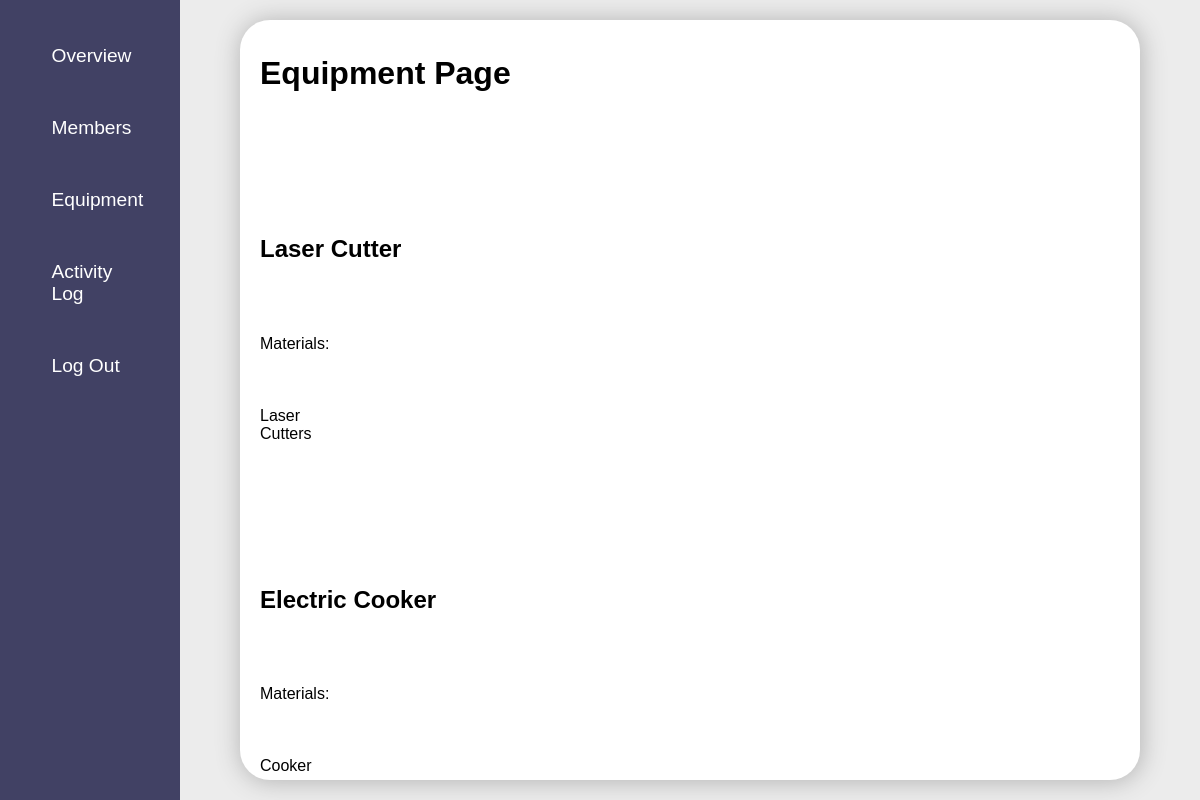
Page /a_equipment/ (signed in) on the earlier database version.
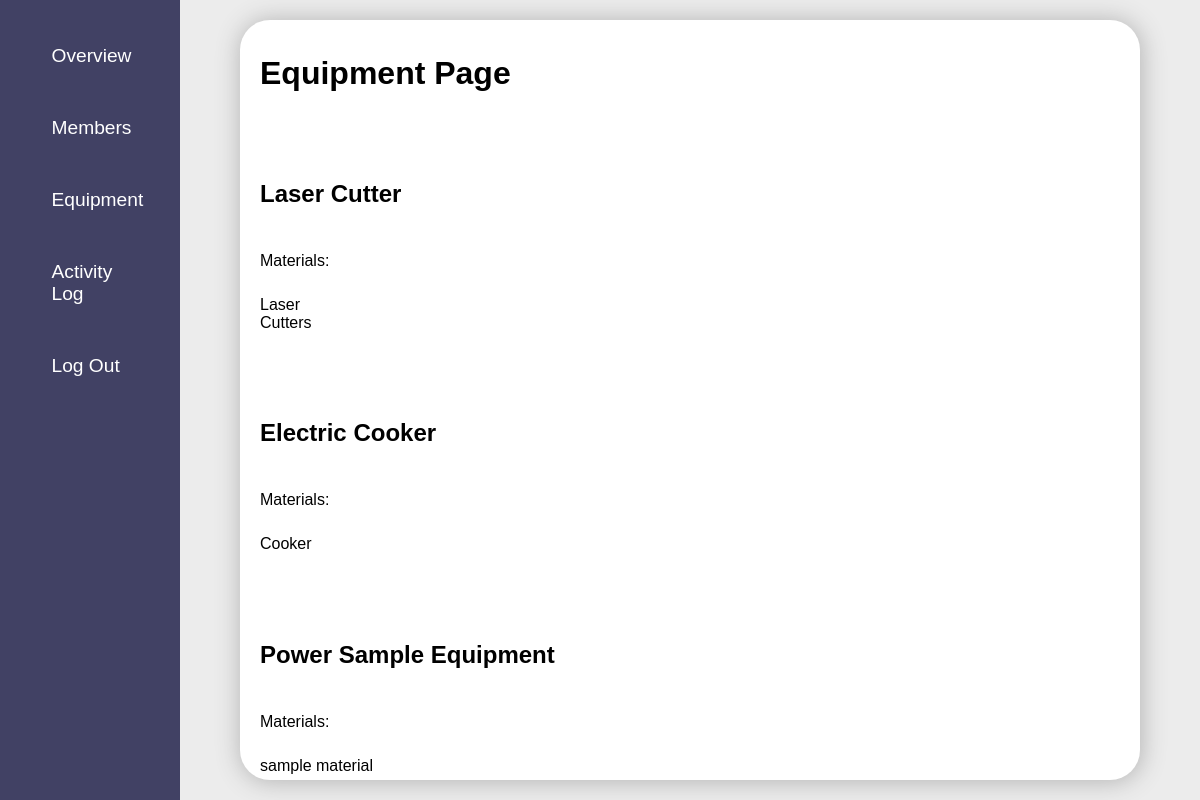
Same page on the later database version.
### equ/models.py (models this page shows, shortened)
class Equipment(models.Model):
    name = models.CharField(max_length=100)
    lab = models.ForeignKey('Lab', on_delete=models.CASCADE, related_name='equipments')

class Material(models.Model):
    equipment = models.ForeignKey(Equipment, on_delete=models.CASCADE,null=True,blank=True,default=None)
    name = models.CharField(max_length=100)

### equ/views.py (the view)
# urls.py: path('a_equipment/',views.a_equipment,name="a_equipment"),
@login_required
@admin_required
def a_equipment(request):
    user = request.user
    lab = Lab.objects.get(lab_admin=user)
    equipment = Equipment.objects.filter(lab=lab)
    equipment = equipment.prefetch_related('material_set')
    context = {'equipments':equipment}
    return render(request, 'equ/a_equipment.html',context)

### equ/views.py (called while the page is built)
def admin_required(function):
    decorator = user_passes_test(lambda user: user.groups.filter(name='admin').exists())
    return decorator(function)

### equ/templates/equ/a_equipment.html
{% extends "equ/a_base.html" %}
{% block content %}
<div class="my_projects">
<h1>Equipment Page</h1>
{% for equipment in equipments %}
<br><br>
  <h2>{{ equipment.name }}</h2>
  <br>Materials:
  <ul>
  {% for material in equipment.material_set.all %}
    <li>{{ material.name }}</li>
  {% endfor %}
  </ul>
{% endfor %}
</div>
{% endblock content %}

Differences in the rows shown:
added Equipment: name "Power Sample Equipment"
added Material: name "sample material", shown under "Power Sample Equipment"
